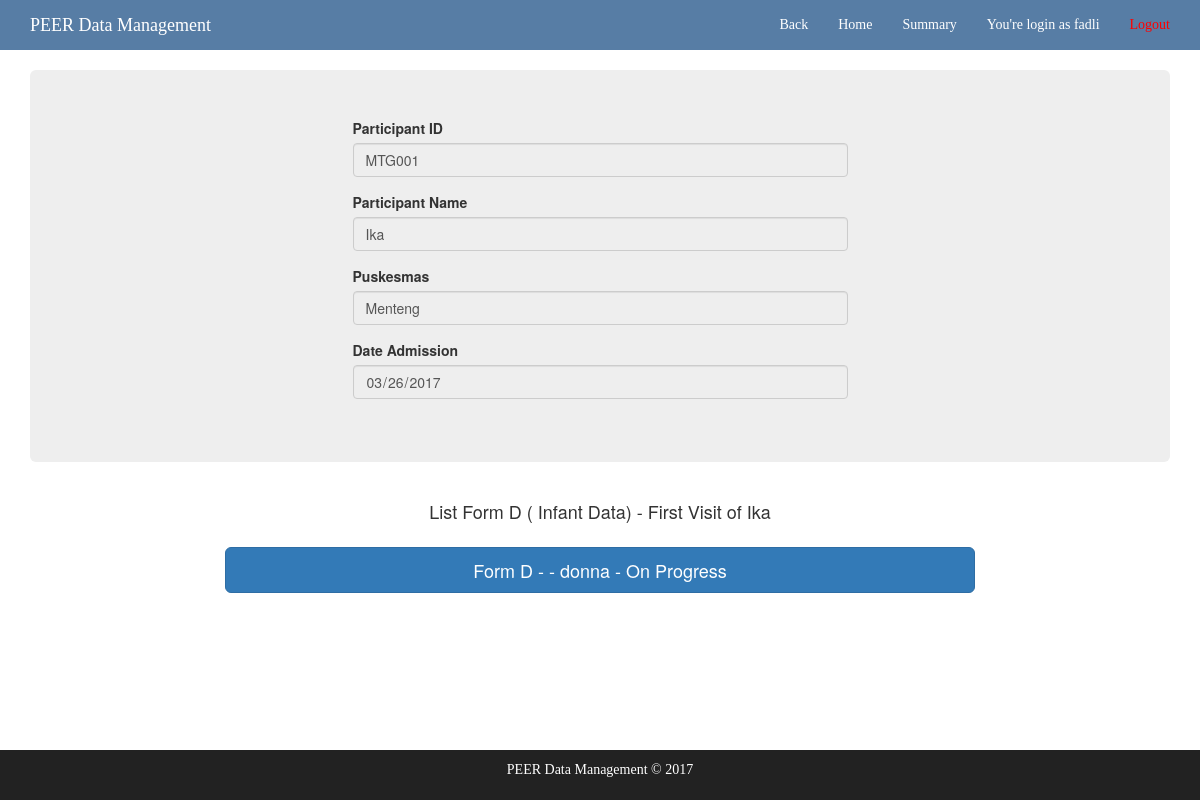
/participant/1/form_d/visit/1/ (signed in), run on an earlier commit of the app's database.
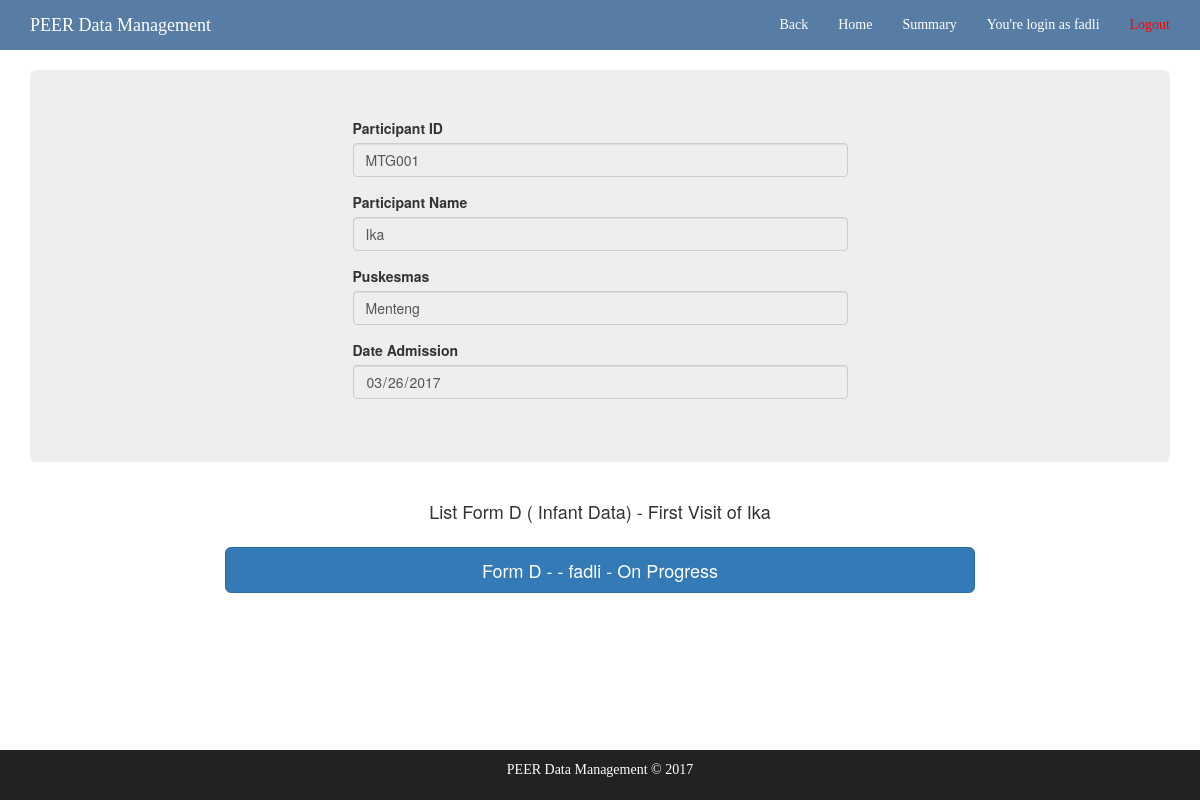
And on a later commit of the database.
### core/models.py (models this page shows, shortened)
class Participant(models.Model):
	participant_id = models.CharField(max_length=10, blank=True)
	name = models.CharField(max_length=30, blank=True)
	date_admission = models.DateField()
	puskesmas = models.ForeignKey(Puskesmas, on_delete=models.PROTECT)
	created_by = models.CharField(max_length=25, blank=True)
	updated_by = models.CharField(max_length=25, blank=True)
	created_time = models.CharField(max_length=50, blank=True)
	updated_time = models.CharField(max_length=50, blank=True)
	active_status = models.BooleanField(default=True)

class Puskesmas(models.Model):
	puskesmas_id = models.CharField(max_length=5, blank=True)
	name = models.CharField(max_length=25, blank=True)

### forms_d/models.py (models this page shows, shortened)
class DInfant(models.Model):
	participant = models.ForeignKey(Participant, on_delete=models.PROTECT)
	date_admission = models.CharField(max_length=15, blank=True)
	child_id = models.CharField(max_length=12, blank=True)
	child_name = models.CharField(max_length=25, blank=True)
	interviewer_id = models.CharField(max_length=25, blank=True)
	date_interviewed = models.CharField(max_length=15, blank=True)
	data_entry_id = models.CharField(max_length=25, blank=True)
	date_data_entered = models.CharField(max_length=15, blank=True)
	data_checked_id = models.CharField(max_length=25, blank=True, null=True)
	date_data_checked = models.CharField(max_length=15, blank=True)
	is_save_all = models.NullBooleanField(blank=True)

### core/views.py (the view)
# urls.py: url(r'^participant/(?P<participant_id>[0-9]+)/form_d/visit/(?P<visiting_id>[1-4])/$', views.form_d, name='form_d'),
@login_required(login_url='core:login')
def form_d(request, participant_id, visiting_id):
	participant = Participant.objects.get(id=participant_id)
	child_list = Child.objects.filter(mother=participant)
	forms = None
	visiting_number = ""
	if visiting_id == "1":
		forms = DInfant.objects.filter(participant_id=participant_id)
		visiting_number = "First"
	elif visiting_id == "2":
		forms = DInfant2.objects.filter(participant_id=participant_id)
		visiting_number = "Second"
	elif visiting_id == "3":
		forms = DInfant3.objects.filter(participant_id=participant_id)
		visiting_number = "Third"
	elif visiting_id == "4":
		forms = DInfant4.objects.filter(participant_id=participant_id)
		visiting_number = "Fourth"
	else:
		raise ValueError("Oops! We can't find the page you are looking for")
	date_admission = participant.date_admission.__str__()
	return render(request, 'core/form_d.html', {'child_list' : child_list, 'visiting_number' : visiting_number,'participant' : participant, 'forms' : forms, 'date_admission' : date_admission})

### core/templates/core/form_d.html
{% extends 'brief-header.html' %}
{% block content2 %}
    <div class="mycenter">
        <div class="form-group row">
            {% if forms.count < child_list.count %}
            <h4 style="text-align: center; margin-top: 10px;"> List Form D ( Infant Data) - {{ visiting_number }} Visit of {{ participant.name }} </h4>
            <div class="col-md-4 col-md-offset-4">
                <a href="{{request.get_full_path}}create" class="btn btn-primary btn-lg btn-block">
                 <i class="fa fa-pencil-square-o" aria-hidden="true"></i>Create Form D
                </a>
            </div>
            {% else %}
            <h4 style="text-align: center; margin-top: 10px;"> List Form D ( Infant Data) - {{ visiting_number }} Visit of {{ participant.name }} </h4>
            {% endif %}
        </div>
    </div>
        <div class="list_all_form">
            {% for form in forms %}
            <div class="form-group row">
                    <div class="col-md-8 col-md-offset-2">
                        <a href="{{request.get_full_path}}{{form.id}}" class="btn btn-primary btn-lg btn-block">
                            {% if form.data_checked_id != None and form.data_checked_id != "" %}
                                Form D - {{ form.child_name }} - {{ form.data_entry_id }}  - Checked
                            {% elif form.is_save_all %}
                                Form D - {{ form.child_name }} - {{ form.data_entry_id }} - Submitted
                            {% else %}
                                Form D - {{ form.child_name }} - {{ form.data_entry_id }} -   On Progress
                            {% endif %}
                        </a>
                    </div>
            </div>
            {% endfor %}
        </div>
{% endblock %}

### core/templates/brief-header.html
{% extends 'base.html' %}
{% block content %}
<div class="container">
        <div class="jumbotron participantBox">
            <form class="patient-form-data">
                <div class="row">
                    <div class="col-md-6 col-md-offset-3 col-xs-6 col-xs-offset-3 col-sm-6 col-sm-offset-3">
                        <div class="form-group">
                            <label for="participant_id"> Participant ID</label>
                            <input class="form-control disabled" type="text" value="{{participant.participant_id}}" readonly>
                        </div>
                        <div class="form-group">
                            <label for="participant_name"> Participant Name </label>
                            <input class="form-control" type="text" value="{{participant.name}}" readonly>
                        </div>
                        <div class="form-group">
                            <label for="participant_name"> Puskesmas </label>
                            <input class="form-control" type="text" value="{{participant.puskesmas.name}}" readonly>
                        </div>
                        <div class="form-group">
                            <label for="date_admission"> Date Admission </label>
                            <input class="form-control" type="date" value="{{date_admission}}" readonly>
                        </div>
                    </div>
                </div>
            </form>
        </div>
        {% block content2 %}
        {% endblock %}
</div>
{% endblock %}

### core/templates/base.html (shortened to what this page needs)
{% load staticfiles %}
<!DOCTYPE html>
<html lang="en">
<head>
    <link rel="stylesheet" href="https://maxcdn.bootstrapcdn.com/bootstrap/3.3.7/css/bootstrap.min.css">
    <link rel="stylesheet" href="https://cdn.datatables.net/1.10.15/css/dataTables.bootstrap.min.css">
    <link rel="stylesheet" href="https://cdn.datatables.net/responsive/2.1.1/css/responsive.bootstrap.min.css">
    <link rel="stylesheet" href="https://cdn.datatables.net/select/1.2.2/css/select.dataTables.min.css">
    <link href="http://maxcdn.bootstrapcdn.com/font-awesome/4.1.0/css/font-awesome.min.css" rel="stylesheet">
    <link rel="stylesheet" href="https://cdnjs.cloudflare.com/ajax/libs/jquery-confirm/3.3.0/jquery-confirm.min.css">
</head>
<body>
    <nav class="navbar navbar-inverse navbar-fixed-top" role="navigation">
        <div class="container">
            <div class="navbar-header">
                <a class="navbar-brand" href="{% url 'core:home' %}" style="color:white; font-family:verdana;">PEER Data Management</a>
            </div>
            <div class="collapse navbar-collapse" id="bs-example-navbar-collapse-1">
                <ul class="nav navbar-nav navbar-right">
                    <li>
                    <a href="../" style="color:white; font-family:verdana;">Back</a>
                    </li>
                    <li>
                        <a href="{% url 'core:home' %}" style="color:white; font-family:verdana;">Home</a>
                    </li>
                    <li>
                        <a href="{% url 'core:summary' %}" style="color:white; font-family:verdana;">Summary</a>
                    </li>
                    <li>
                        <a href="#" style="color:white; font-family:verdana;">You're login as {{ request.user.username }}</a>
                    </li>
                    <li>
                        <a href="{% url 'core:logout'%}" style="color:red; font-family:verdana;">Logout</a>
                    </li>
                </ul>
            </div>
        </div>
    </nav>
    {% block content %}
    {% endblock %}
    <div class="footer">
      <div class="container">
        <p class="text-muted" style="color:white; font-family:verdana;">PEER Data Management &copy; 2017</p>
      </div>
    </div>
</body>
</html>

### core/templates/base.html (style rules this page uses)
html { height: 100%; }
body { min-height: 100%; padding-top: 70px; position: relative; margin: 0; padding-bottom: 6rem; }
.mycenter { margin: auto; width: 100%; }
.footer { position: absolute; right: 0; bottom: 0; left: 0; padding: 1rem; background-color: #222; border-color: #080808; text-align: center; }
.navbar.navbar-inverse { background-color:#577da5; border-color: white; }

What changed in the data, as far as the page shows it:
removed DInfant: data_entry_id "donna"
added DInfant: data_entry_id "fadli"
